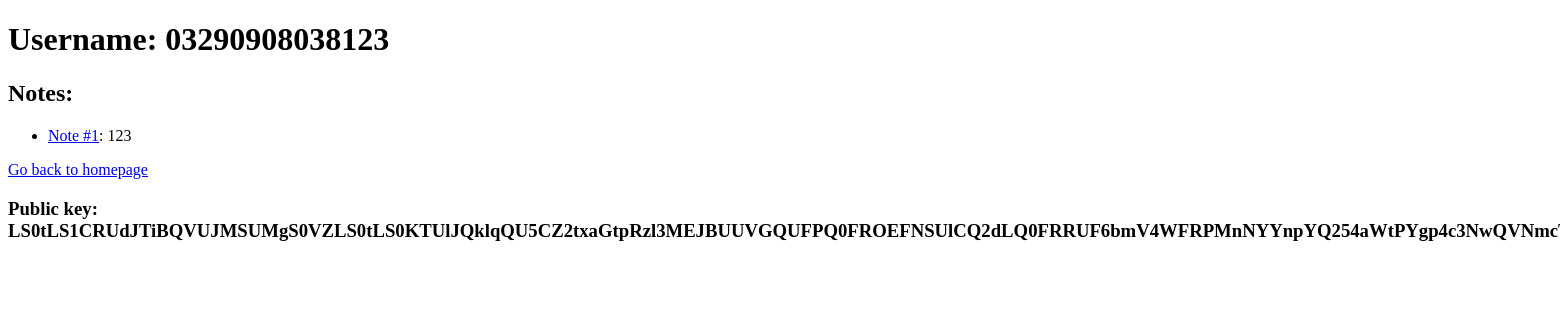
Page /user/1 on the committed database.
### tables this page shows
CREATE TABLE users (
                id INTEGER PRIMARY KEY AUTOINCREMENT,
                username TEXT UNIQUE NOT NULL,
                private_key TEXT NOT NULL,
                public_key TEXT NOT NULL,
                password TEXT NOT NULL,
                totp_secret TEXT NOT NULL,
                email TEXT UNIQUE NOT NULL
            );

CREATE TABLE notes (
                id INTEGER PRIMARY KEY AUTOINCREMENT,
                title TEXT,
                content TEXT,
                sign TEXT,
                user_id INTEGER NOT NULL,
                FOREIGN KEY(user_id) REFERENCES users(id)
            );

### app.py (the view)
@app.route('/user/<int:user_id>')
def user_page(user_id):
    user = get_user_basic_data_by_id(user_id)
    if not user:
        return "User not found", 404
    username = user[1]
    public_key = user[2]
    public_key_base64 = base64.b64encode(public_key).decode('utf-8')
    notes = get_notes_by_user(user_id)
    return render_template('user_page.html', public_key = public_key_base64, username=username, notes=notes)

### app.py (called while the page is built)
@app.after_request
def set_csp(response):
    response.headers['Content-Security-Policy'] = CSP_POLICY
    return response

@app.before_request
def before_request_actions():
    if 'user_id' in session:
        session.permanent = True
    if request.method == 'POST':
        endpoint = request.endpoint
        if endpoint in HONEYPOT_ROUTES:
            honeypot = request.form.get('honeypot', '')
            if honeypot:
                abort(403)

### db.py (called while the page is built)
def get_user_basic_data_by_id(user_id):
    conn = sqlite3.connect(DB_PATH)
    c = conn.cursor()
    c.execute('SELECT id, username, public_key FROM users WHERE id=?', (user_id,))
    row = c.fetchone()
    conn.close()
    return row

def get_notes_by_user(user_id):
    conn = sqlite3.connect(DB_PATH)
    c = conn.cursor()
    c.execute('SELECT id, title, content FROM notes WHERE user_id=?', (user_id,))
    rows = c.fetchall()
    conn.close()
    return rows

### templates/user_page.html (shortened to what this page needs)
<!DOCTYPE html>
<html lang="pl">
<head>
    <link rel="stylesheet" href="{{ url_for('static', filename='css/styles.css') }}">
</head>
<body>
    <h1>Username: {{ username }}</h1>
    <h2>Notes:</h2>
    <ul>
        {% for note in notes %}
            <li>
                <a href="{{ url_for('show_note', note_id=note[0]) }}">Note #{{ note[0] }}</a>: {{ note[1] }}
            </li>
        {% endfor %}
    </ul>
    <p><a href="{{ url_for('index') }}">Go back to homepage</a></p>
    <h3>Public key: {{ public_key }}</h2>
</body>
</html>

### rows in the picture
users: username "03290908038123"
notes: id "1", title "123"
